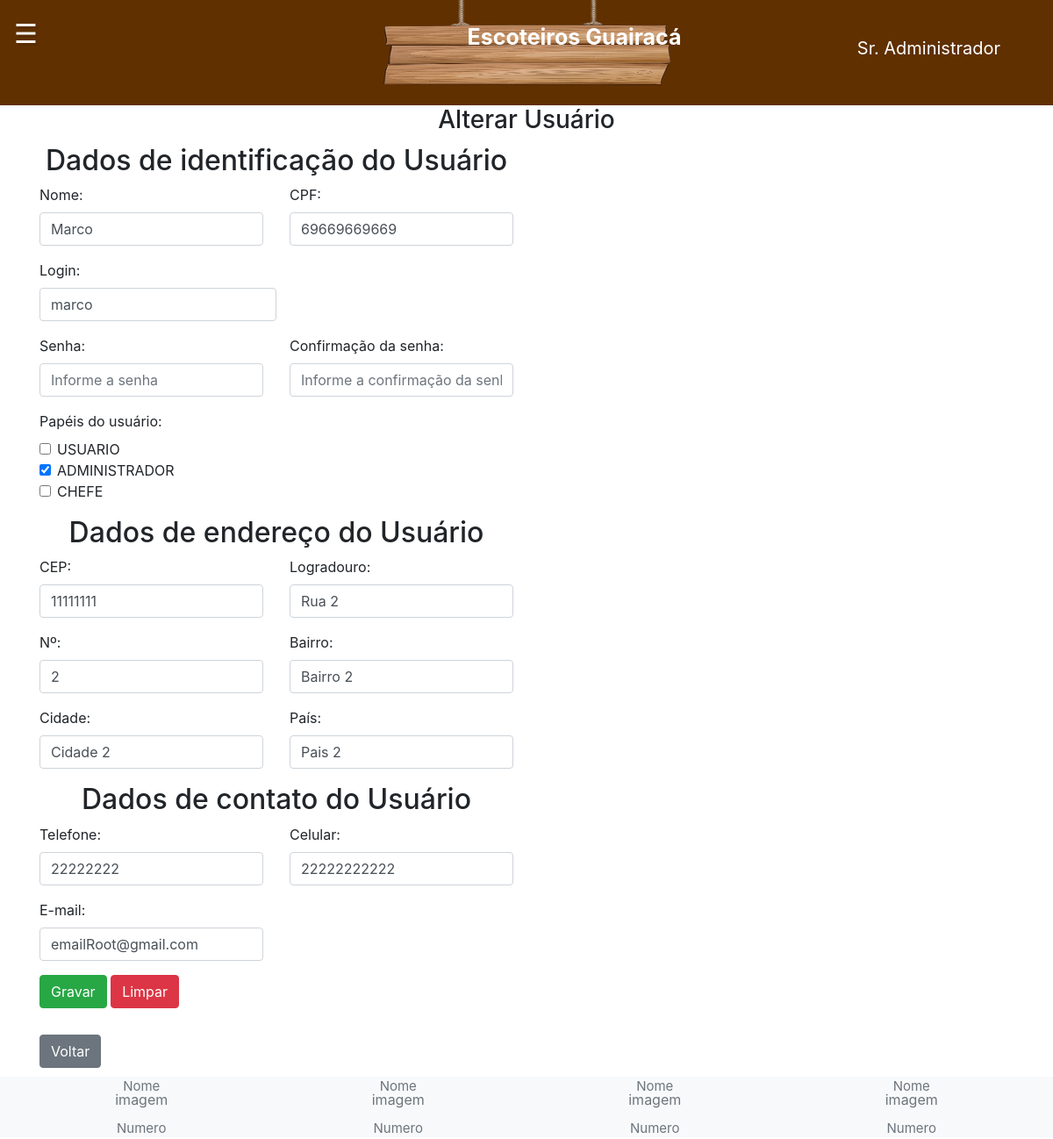
/app/controller/UsuarioController.php?action=edit&id=3 (signed in), run on the app's committed database.
### tables this page shows
CREATE TABLE tb_usuarios ( 
  id_usuario int AUTO_INCREMENT, 
  id_endereco int NOT NULL,
  id_contato int NOT NULL,
  id_alcateia int ,
  nome varchar(70) NOT NULL, 
  cpf char(11) NOT NULL,
  login varchar(15) NOT NULL,
  senha varchar(15) NOT NULL,
  papeis varchar(255),
  status_usuario varchar(70) NOT NULL DEFAULT 'ATIVO',
  PRIMARY KEY (id_usuario),
  FOREIGN KEY (id_endereco) REFERENCES tb_enderecos (id_endereco),
  FOREIGN KEY (id_contato) REFERENCES tb_contatos (id_contato),
  FOREIGN KEY (id_alcateia) REFERENCES tb_alcateias (id_alcateia),
  CONSTRAINT uk_usuarios UNIQUE (login)
);

CREATE TABLE tb_enderecos (
  id_endereco int AUTO_INCREMENT,
  cep CHAR(9) NOT NULL,
  logradouro VARCHAR(255) NOT NULL,
  numero_endereco int NOT NULL,
  bairro VARCHAR(100) NOT NULL,
  cidade VARCHAR(100) NOT NULL,
  pais VARCHAR(45) NOT NULL,
  PRIMARY KEY (id_endereco)
);

CREATE TABLE tb_contatos (
  id_contato int AUTO_INCREMENT,
  telefone CHAR(10),
  celular CHAR(11) NOT NULL,
  email VARCHAR(100),
  PRIMARY KEY (id_contato)
);

### app/view/usuario/form.php (the view, shortened to what the rows shown need)
<?php
require_once(__DIR__ . "/../include/header.php");
?>
<?php require_once(__DIR__ . "/../include/menu.php"); ?>
<h3 class="text-center">
    <?php if($dados['id'] == 0) echo "Inserir"; else echo "Alterar"; ?>
    Usuário
</h3>
<div class="container">
    <div class="row" style="margin-top: 10px;">
        <div class="col-6">
            <form id="frmUsuario" method="POST"
                action="<?= BASEURL ?>/controller/UsuarioController.php?action=save" >
                <h2 class="text-center">
                    Dados de identificação do Usuário
                </h2>
                <div class="row">
                    <div class="form-group col-6">
                        <label for="txtNome">Nome:</label>
                        <input class="form-control" type="text" id="txtNome" name="nome"
                            maxlength="70" placeholder="Informe o nome"
                            value="<?php
                                echo (isset($dados['usuario']) ? $dados['usuario']->getNome(): "");
                            ?>" />
                    </div>
                    <div class="form-group col-6">
                        <label for="txtCpf">CPF:</label>
                        <input class="form-control" type="text" id="txtCpf" name="cpf"
                            maxlength="11" placeholder="Informe o CPF"
                            value="<?php
                                echo (isset($dados['usuario']) ? $dados['usuario']->getCpf(): "");
                            ?>" />
                    </div>
                </div>
                <div class="form-group"  style="width: 50%;">
                    <label for="txtLogin">Login:</label>
                    <input class="form-control" type="text" id="txtLogin" name="login"
                        maxlength="15" placeholder="Informe o login"
                        value="<?php
                            echo (isset ($dados['usuario'])? $dados['usuario']->getLogin(): "");
                        ?>"/>
                </div>
                <div class="row">
                    <div class="form-group col-6">
                        <label for="txtSenha">Senha:</label>
                        <input class="form-control" type="password" id="txtPassword" name="senha"
                            maxlength="15" placeholder="Informe a senha"
                            value="<?php
                                echo (isset ($dados['usuario'])? $dados['usuario']->getSenha(): "");
                            ?>"/>
                    </div>
                    <div class="form-group col-6">
                        <label for="txtConfSenha">Confirmação da senha:</label>
                        <input class="form-control" type="password" id="txtConfSenha" name="conf_senha"
                            maxlength="15" placeholder="Informe a confirmação da senha"
                            value="<?php
                                echo (isset ($dados['confSenha'])? $dados['confSenha'] : "");
                            ?>"/>
                    </div>
                </div>
                <div class="form-group">
                    <label>Papéis do usuário:</label>
                    <?php foreach($dados["papeis"] as $papel):?>
                        <div class="form-check">
                            <input type="checkbox" class="form-check-input" name="<?= $papel?>" id="<?= 'ckc' . $papel?>"
                                <?php
                                    if(isset($dados['usuario']) && in_array($papel, $dados['usuario']->getPapeisAsArray()))
                                        echo "checked";
                                ?>
                            />
                            <label for="<?= 'ckc' . $papel?>" id="<?= 'ckc' . $papel?>" class="form-check-label"><?= $papel?></label>
                        </div>
                        <?php endforeach; ?>
                </div>
                <h2 class="text-center">
                    Dados de endereço do Usuário
                </h2>
                <div class="row">
                    <div class="form-group col-6">
                        <label for="txtCep">CEP:</label>
                        <input class="form-control" type="text" id="txtCep" name="cep"
                            maxlength="9" placeholder="Informe o CEP, ex: 00000-000"
                            value="<?php
                                echo (isset ($dados['usuario'])? $dados['usuario']->getEndereco()->getCep(): "");
                        ?>" />
                    </div>
                    <div class="form-group col-6">
                        <label for="txtLogradouro">Logradouro:</label>
                        <input class="form-control" type="text" id="txtLogradouro" name="logradouro"
                            maxlength="255" placeholder="Informe o logradouro, ex: Rua, Avenida, etc"
                            value="<?php
                                echo (isset ($dados['usuario'])? $dados['usuario']->getEndereco()->getLogradouro(): "");
                        ?>" />
                    </div>
                </div>
                <div class="row">
                    <div class="form-group col-6">
                        <label for="numeroEndereco">Nº:</label>
                        <input class="form-control" type="number" id="numeroEndereco" name="numeroEndereco"
                            maxlength="5" placeholder="Informe o número"
                            value="<?php
                                echo (isset ($dados['usuario'])? $dados['usuario']->getEndereco()->getNumeroEndereco(): "");
                        ?>" />
                    </div>
                    <div class="form-group col-6">
                        <label for="txtBairro">Bairro:</label>
                        <input class="form-control" type="text" id="txtBairro" name="bairro"
                            maxlength="100" placeholder="Informe o Bairro"
                            value="<?php
                                echo (isset ($dados['usuario'])? $dados['usuario']->getEndereco()->getBairro(): "");
                        ?>" />
                    </div>
                </div>
                <div class="row">
                    <div class="form-group col-6">
                        <label for="txtCidade">Cidade:</label>
                        <input class="form-control" type="text" id="txtCidade" name="cidade"
                            maxlength="100" placeholder="Informe a cidade"
                            value="<?php
                                echo (isset ($dados['usuario'])? $dados['usuario']->getEndereco()->getCidade(): "");
                        ?>" />
                    </div>
                    <div class="form-group col-6">
                        <label for="txtPais">País:</label>
                        <input class="form-control" type="text" id="txtPais" name="pais"
                            maxlength="45" placeholder="Informe o País"
                            value="<?php
                                echo (isset ($dados['usuario'])? $dados['usuario']->getEndereco()->getPais(): "");
                        ?>" />
                    </div>
                </div>
                <h2 class="text-center">
                    Dados de contato do Usuário
                </h2>
                <div class="row">
                    <div class="form-group col-6">
                        <label for="txtTelefone">Telefone:</label>
                        <input class="form-control" type="text" id="txtTelefone" name="telefone"
                            maxlength="10" placeholder="Informe um telefone"
                            value="<?php
                                echo (isset ($dados['usuario'])? $dados['usuario']->getContato()->getTelefone(): "");
                        ?>" />
                    </div>
                    <div class="form-group col-6">
                        <label for="txtCelular">Celular:</label>
                        <input class="form-control" type="txt" id="txtCelular" name="celular"
                            maxlength="11" placeholder="Informe um celular"
                            value="<?php
                               echo (isset ($dados['usuario'])? $dados['usuario']->getContato()->getCelular(): "");
                        ?>" />
                    </div>
                </div>
                <div class="row">
                    <div class="form-group col-6">
                        <label for="txtEmail">E-mail:</label>
                        <input class="form-control" type="email" id="txtEmail" name="email"
                            maxlength="100" placeholder="Informe um e-mail"
                            value="<?php
                                echo (isset ($dados['usuario'])? $dados['usuario']->getContato()->getEmail(): "");
                        ?>" />
                    </div>
                </div>
                <button type="submit" class="btn btn-success">Gravar</button>
                <button type="reset" class="btn btn-danger">Limpar</button>
            </form>
        </div>
        <div class="col-6">
        </div>
    </div>
    <div class="row" style="margin-top: 30px;">
        <div class="col-12">
        <a class="btn btn-secondary"
                href="<?= BASEURL ?>/controller/UsuarioController.php?action=list">Voltar</a>
        </div>
    </div>
</div>
<?php
require_once(__DIR__ . "/../include/footer.php");
?>

### data on the page
tb_usuarios: nome "Marco", cpf "69669669669", login "marco", papeis "☑"
tb_enderecos: cep "11111111", logradouro "Rua 2", numeroEndereco "2", bairro "Bairro 2", cidade "Cidade 2", pais "Pais 2"
tb_contatos: telefone "22222222", celular "22222222222", email "emailRoot@gmail.com"

### other printed values
$nome "Sr. Administrador"
$papel "USUARIO"
$papel "ADMINISTRADOR"
$papel "CHEFE"
